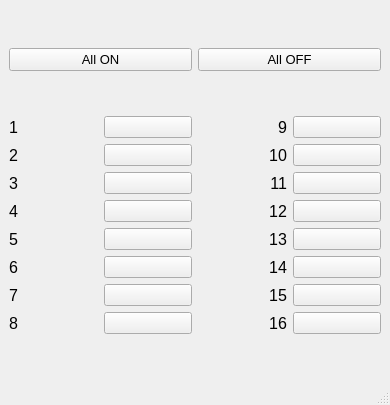
<?xml version="1.0" encoding="UTF-8"?>
<ui version="4.0">
 <class>MainWindow</class>
 <widget class="QMainWindow" name="MainWindow">
  <property name="geometry">
   <rect>
    <x>0</x>
    <y>0</y>
    <width>390</width>
    <height>405</height>
   </rect>
  </property>
  <property name="windowTitle">
   <string>USB Relay</string>
  </property>
  <widget class="QWidget" name="centralwidget">
   <layout class="QVBoxLayout" name="verticalLayout_3">
    <item>
     <layout class="QHBoxLayout" name="horizontalLayout_18">
      <item>
       <widget class="QPushButton" name="allOnButton">
        <property name="font">
         <font>
          <pointsize>10</pointsize>
         </font>
        </property>
        <property name="text">
         <string>All ON</string>
        </property>
       </widget>
      </item>
      <item>
       <widget class="QPushButton" name="allOffButton">
        <property name="font">
         <font>
          <pointsize>10</pointsize>
         </font>
        </property>
        <property name="text">
         <string>All OFF</string>
        </property>
       </widget>
      </item>
     </layout>
    </item>
    <item>
     <layout class="QHBoxLayout" name="horizontalLayout_17">
      <item>
       <layout class="QVBoxLayout" name="verticalLayout">
        <item>
         <layout class="QHBoxLayout" name="horizontalLayout">
          <item>
           <widget class="QLabel" name="label">
            <property name="font">
             <font>
              <pointsize>12</pointsize>
             </font>
            </property>
            <property name="text">
             <string>1</string>
            </property>
           </widget>
          </item>
          <item>
           <widget class="QPushButton" name="pushButton_1">
            <property name="text">
             <string/>
            </property>
           </widget>
          </item>
         </layout>
        </item>
        <item>
         <layout class="QHBoxLayout" name="horizontalLayout_2">
          <item>
           <widget class="QLabel" name="label_2">
            <property name="font">
             <font>
              <pointsize>12</pointsize>
             </font>
            </property>
            <property name="text">
             <string>2</string>
            </property>
           </widget>
          </item>
          <item>
           <widget class="QPushButton" name="pushButton_2">
            <property name="text">
             <string/>
            </property>
           </widget>
          </item>
         </layout>
        </item>
        <item>
         <layout class="QHBoxLayout" name="horizontalLayout_3">
          <item>
           <widget class="QLabel" name="label_3">
            <property name="font">
             <font>
              <pointsize>12</pointsize>
             </font>
            </property>
            <property name="text">
             <string>3</string>
            </property>
           </widget>
          </item>
          <item>
           <widget class="QPushButton" name="pushButton_3">
            <property name="text">
             <string/>
            </property>
           </widget>
          </item>
         </layout>
        </item>
        <item>
         <layout class="QHBoxLayout" name="horizontalLayout_4">
          <item>
           <widget class="QLabel" name="label_4">
            <property name="font">
             <font>
              <pointsize>12</pointsize>
             </font>
            </property>
            <property name="text">
             <string>4</string>
            </property>
           </widget>
          </item>
          <item>
           <widget class="QPushButton" name="pushButton_4">
            <property name="text">
             <string/>
            </property>
           </widget>
          </item>
         </layout>
        </item>
        <item>
         <layout class="QHBoxLayout" name="horizontalLayout_5">
          <item>
           <widget class="QLabel" name="label_5">
            <property name="font">
             <font>
              <pointsize>12</pointsize>
             </font>
            </property>
            <property name="text">
             <string>5</string>
            </property>
           </widget>
          </item>
          <item>
           <widget class="QPushButton" name="pushButton_5">
            <property name="text">
             <string/>
            </property>
           </widget>
          </item>
         </layout>
        </item>
        <item>
         <layout class="QHBoxLayout" name="horizontalLayout_6">
          <item>
           <widget class="QLabel" name="label_6">
            <property name="font">
             <font>
              <pointsize>12</pointsize>
             </font>
            </property>
            <property name="text">
             <string>6</string>
            </property>
           </widget>
          </item>
          <item>
           <widget class="QPushButton" name="pushButton_6">
            <property name="text">
             <string/>
            </property>
           </widget>
          </item>
         </layout>
        </item>
        <item>
         <layout class="QHBoxLayout" name="horizontalLayout_7">
          <item>
           <widget class="QLabel" name="label_7">
            <property name="font">
             <font>
              <pointsize>12</pointsize>
             </font>
            </property>
            <property name="text">
             <string>7</string>
            </property>
           </widget>
          </item>
          <item>
           <widget class="QPushButton" name="pushButton_7">
            <property name="text">
             <string/>
            </property>
           </widget>
          </item>
         </layout>
        </item>
        <item>
         <layout class="QHBoxLayout" name="horizontalLayout_8">
          <item>
           <widget class="QLabel" name="label_8">
            <property name="font">
             <font>
              <pointsize>12</pointsize>
             </font>
            </property>
            <property name="text">
             <string>8</string>
            </property>
           </widget>
          </item>
          <item>
           <widget class="QPushButton" name="pushButton_8">
            <property name="text">
             <string/>
            </property>
           </widget>
          </item>
         </layout>
        </item>
       </layout>
      </item>
      <item>
       <layout class="QVBoxLayout" name="verticalLayout_2">
        <item>
         <layout class="QHBoxLayout" name="horizontalLayout_9">
          <item>
           <widget class="QLabel" name="label_9">
            <property name="font">
             <font>
              <pointsize>12</pointsize>
             </font>
            </property>
            <property name="layoutDirection">
             <enum>Qt::RightToLeft</enum>
            </property>
            <property name="text">
             <string>9</string>
            </property>
            <property name="alignment">
             <set>Qt::AlignRight|Qt::AlignTrailing|Qt::AlignVCenter</set>
            </property>
           </widget>
          </item>
          <item>
           <widget class="QPushButton" name="pushButton_9">
            <property name="layoutDirection">
             <enum>Qt::RightToLeft</enum>
            </property>
            <property name="text">
             <string/>
            </property>
            <property name="checkable">
             <bool>false</bool>
            </property>
           </widget>
          </item>
         </layout>
        </item>
        <item>
         <layout class="QHBoxLayout" name="horizontalLayout_10">
          <item>
           <widget class="QLabel" name="label_10">
            <property name="font">
             <font>
              <pointsize>12</pointsize>
             </font>
            </property>
            <property name="layoutDirection">
             <enum>Qt::RightToLeft</enum>
            </property>
            <property name="text">
             <string>10</string>
            </property>
            <property name="alignment">
             <set>Qt::AlignRight|Qt::AlignTrailing|Qt::AlignVCenter</set>
            </property>
           </widget>
          </item>
          <item>
           <widget class="QPushButton" name="pushButton_10">
            <property name="layoutDirection">
             <enum>Qt::RightToLeft</enum>
            </property>
            <property name="text">
             <string/>
            </property>
           </widget>
          </item>
         </layout>
        </item>
        <item>
         <layout class="QHBoxLayout" name="horizontalLayout_11">
          <item>
           <widget class="QLabel" name="label_11">
            <property name="font">
             <font>
              <pointsize>12</pointsize>
             </font>
            </property>
            <property name="layoutDirection">
             <enum>Qt::RightToLeft</enum>
            </property>
            <property name="text">
             <string>11</string>
            </property>
            <property name="alignment">
             <set>Qt::AlignRight|Qt::AlignTrailing|Qt::AlignVCenter</set>
            </property>
           </widget>
          </item>
          <item>
           <widget class="QPushButton" name="pushButton_11">
            <property name="layoutDirection">
             <enum>Qt::RightToLeft</enum>
            </property>
            <property name="text">
             <string/>
            </property>
           </widget>
          </item>
         </layout>
        </item>
        <item>
         <layout class="QHBoxLayout" name="horizontalLayout_12">
          <item>
           <widget class="QLabel" name="label_12">
            <property name="font">
             <font>
              <pointsize>12</pointsize>
             </font>
            </property>
            <property name="layoutDirection">
             <enum>Qt::RightToLeft</enum>
            </property>
            <property name="text">
             <string>12</string>
            </property>
            <property name="alignment">
             <set>Qt::AlignRight|Qt::AlignTrailing|Qt::AlignVCenter</set>
            </property>
           </widget>
          </item>
          <item>
           <widget class="QPushButton" name="pushButton_12">
            <property name="layoutDirection">
             <enum>Qt::RightToLeft</enum>
            </property>
            <property name="text">
             <string/>
            </property>
           </widget>
          </item>
         </layout>
        </item>
        <item>
         <layout class="QHBoxLayout" name="horizontalLayout_13">
          <item>
           <widget class="QLabel" name="label_13">
            <property name="font">
             <font>
              <pointsize>12</pointsize>
             </font>
            </property>
            <property name="layoutDirection">
             <enum>Qt::RightToLeft</enum>
            </property>
            <property name="text">
             <string>13</string>
            </property>
            <property name="alignment">
             <set>Qt::AlignRight|Qt::AlignTrailing|Qt::AlignVCenter</set>
            </property>
           </widget>
          </item>
          <item>
           <widget class="QPushButton" name="pushButton_13">
            <property name="layoutDirection">
             <enum>Qt::RightToLeft</enum>
            </property>
            <property name="text">
             <string/>
            </property>
           </widget>
          </item>
         </layout>
        </item>
        <item>
         <layout class="QHBoxLayout" name="horizontalLayout_14">
          <item>
           <widget class="QLabel" name="label_14">
            <property name="font">
             <font>
              <pointsize>12</pointsize>
             </font>
            </property>
            <property name="layoutDirection">
             <enum>Qt::RightToLeft</enum>
            </property>
            <property name="text">
             <string>14</string>
            </property>
            <property name="alignment">
             <set>Qt::AlignRight|Qt::AlignTrailing|Qt::AlignVCenter</set>
            </property>
           </widget>
          </item>
          <item>
           <widget class="QPushButton" name="pushButton_14">
            <property name="layoutDirection">
             <enum>Qt::RightToLeft</enum>
            </property>
            <property name="text">
             <string/>
            </property>
           </widget>
          </item>
         </layout>
        </item>
        <item>
         <layout class="QHBoxLayout" name="horizontalLayout_15">
          <item>
           <widget class="QLabel" name="label_15">
            <property name="font">
             <font>
              <pointsize>12</pointsize>
             </font>
            </property>
            <property name="layoutDirection">
             <enum>Qt::RightToLeft</enum>
            </property>
            <property name="text">
             <string>15</string>
            </property>
            <property name="alignment">
             <set>Qt::AlignRight|Qt::AlignTrailing|Qt::AlignVCenter</set>
            </property>
           </widget>
          </item>
          <item>
           <widget class="QPushButton" name="pushButton_15">
            <property name="layoutDirection">
             <enum>Qt::RightToLeft</enum>
            </property>
            <property name="text">
             <string/>
            </property>
           </widget>
          </item>
         </layout>
        </item>
        <item>
         <layout class="QHBoxLayout" name="horizontalLayout_16">
          <item>
           <widget class="QLabel" name="label_16">
            <property name="font">
             <font>
              <pointsize>12</pointsize>
             </font>
            </property>
            <property name="layoutDirection">
             <enum>Qt::RightToLeft</enum>
            </property>
            <property name="text">
             <string>16</string>
            </property>
            <property name="alignment">
             <set>Qt::AlignRight|Qt::AlignTrailing|Qt::AlignVCenter</set>
            </property>
           </widget>
          </item>
          <item>
           <widget class="QPushButton" name="pushButton_16">
            <property name="layoutDirection">
             <enum>Qt::RightToLeft</enum>
            </property>
            <property name="text">
             <string/>
            </property>
           </widget>
          </item>
         </layout>
        </item>
       </layout>
      </item>
     </layout>
    </item>
   </layout>
  </widget>
  <widget class="QMenuBar" name="menubar">
   <property name="geometry">
    <rect>
     <x>0</x>
     <y>0</y>
     <width>390</width>
     <height>26</height>
    </rect>
   </property>
  </widget>
  <widget class="QStatusBar" name="statusbar"/>
 </widget>
 <resources/>
 <connections/>
</ui>
